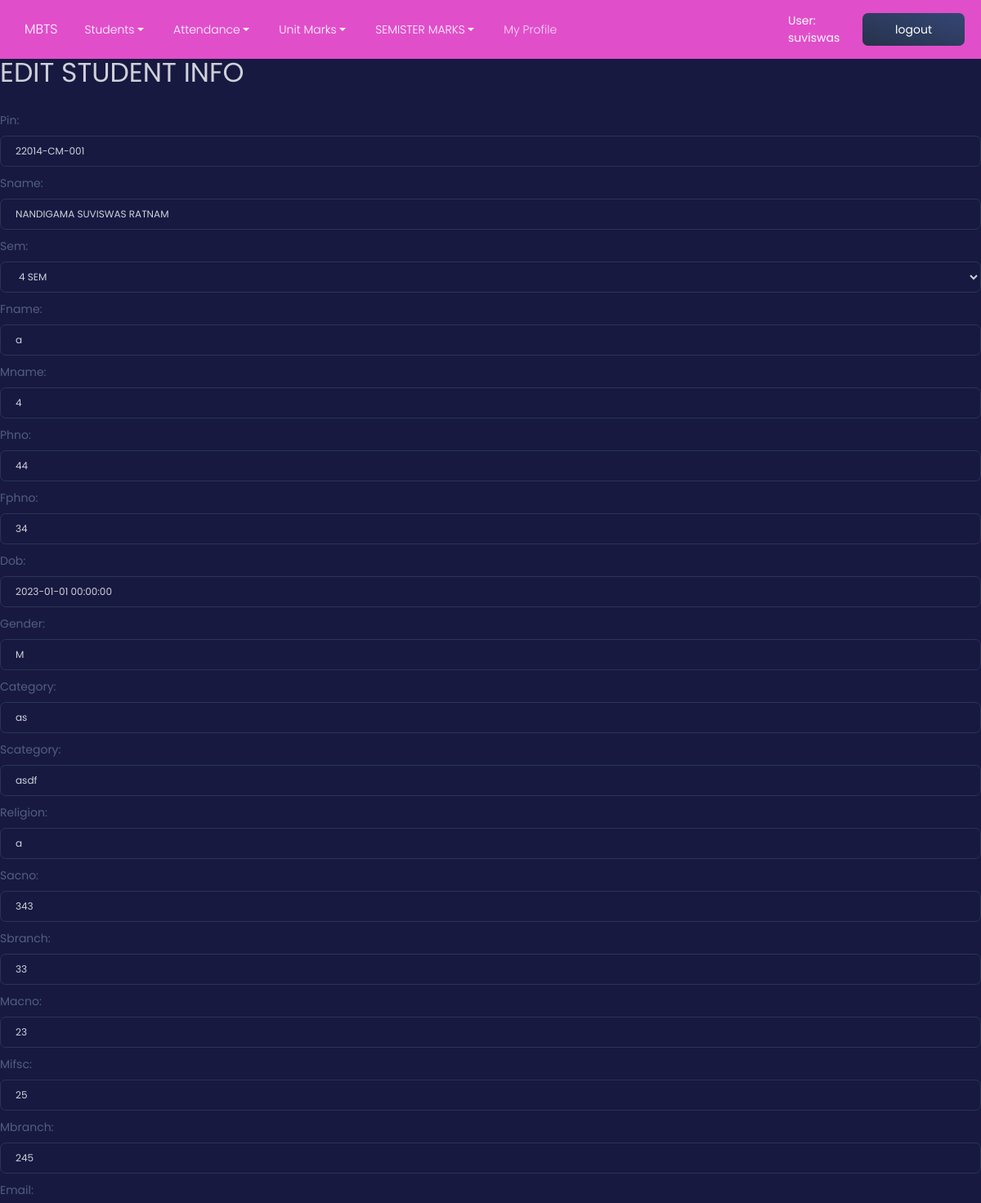
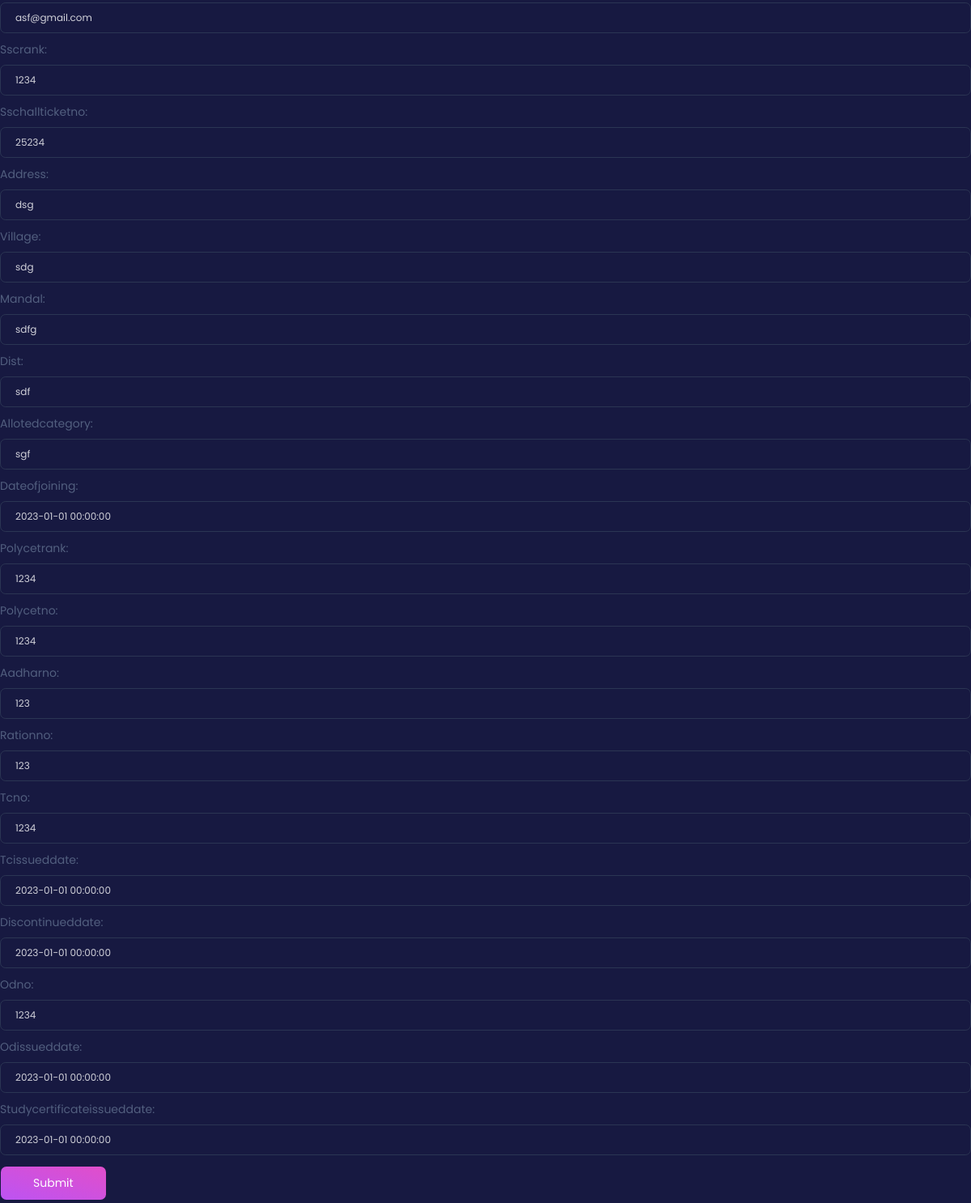
The app's page /n/i/22014-CM-001/edit (signed in) with its own data (2 pictures, top to bottom).
### mbts/models.py (models this page shows)
class User(AbstractUser):
    TEACHER = 1
    STUDENT = 2
    ROLE_CHOICES = ((TEACHER, 'Teacher'), (STUDENT, 'Student'),)
    role = models.PositiveSmallIntegerField(choices=ROLE_CHOICES, blank=True, null=True, default=STUDENT)

class Students(models.Model):
    pin = models.CharField(max_length=20, primary_key=True)
    sname=models.CharField(max_length=50, default='student')
    fname=models.CharField(max_length=50, default='father')
    mname=models.CharField(max_length=50, default='mother')
    sem = models.CharField(max_length=10, null=True, choices=StudentClass.SEMS,)
    phno=models.CharField(max_length=12, null = True)
    fphno=models.CharField(max_length=12, null=True)
    dob=models.DateTimeField(blank=True, null=True)
    gender=models.CharField(max_length=1,default='M')
    category=models.CharField(max_length=5,blank=True, null=True)
    scategory=models.CharField(max_length=10,blank=True, null=True)
    religion=models.CharField(max_length=20,blank=True, null=True)
    sacno=models.CharField(max_length=20, blank=True, null=True)
    sifsc=models.CharField(max_length=20,blank=True, null=True)
    sbranch=models.CharField(max_length=20,blank=True, null=True)
    macno=models.CharField(max_length=22, blank=True, null=True)
    mifsc=models.CharField(max_length=20,blank=True, null=True)
    mbranch=models.CharField(max_length=20,blank=True, null=True)
    email=models.CharField(max_length=30,blank=True, null=True)
    sscrank=models.IntegerField(default=1234, blank=True, null=True)
    sschallticketno=models.CharField(max_length=20, blank=True, null=True)
    address=models.CharField(max_length=30, blank=True, null=True)
    village=models.CharField(max_length=20, blank=True, null=True)
    mandal=models.CharField(max_length=20, blank=True, null=True)
    dist=models.CharField(max_length=20, blank=True,null=True)
    allotedcategory=models.CharField(max_length=20,blank=True, null=True)
    dateofjoining=models.DateTimeField(blank=True, null=True)
    polycetrank=models.IntegerField(blank=True,null=True)
    polycetno=models.IntegerField(blank=True,null=True)
    aadharno=models.CharField(max_length=22, blank=True,null=True)
    rationno=models.CharField(max_length=20,blank=True,null=True)
    tcno=models.IntegerField(blank=True, null=True)
    discontinueddate=models.DateTimeField(blank=True, null=True)
    odno=models.IntegerField(blank=True,null=True)
    odissueddate=models.DateTimeField(blank=True, null=True)
    tcissueddate=models.DateTimeField(blank=True, null=True)
    studycertificateissueddate=models.DateTimeField(blank=True, null=True)
    studentimage = models.ImageField(
        ("Title Image"),
        upload_to='static/Images/student_image/',
         max_length=None,
         blank = True,null = True)
    user = models.OneToOneField(User, on_delete=models.CASCADE, blank=True, null= True)

### mbts/views/student.py (the view, shortened to what this page needs)
# urls.py: path("i/<str:spin>/edit", student.edit, name="student_edit"),
@login_required
def edit(request, spin):
    context = {}
    s = Students.objects.get(pin=spin)
    if(request.method == "GET"):
        sf = StudentForm(instance=s)
        context['forms'] = sf
        return render(request, "students/edit.html",context)

### mbts/forms.py
class StudentForm(ModelForm):
    class Meta:
        model = Students
        fields = ["pin","sname","sem","fname","mname","phno","fphno","dob","gender","category","scategory","religion","sacno","sbranch","macno","mifsc","mbranch","email","sscrank","sschallticketno","address","village","mandal","dist","allotedcategory","dateofjoining","polycetrank","polycetno","aadharno","rationno","tcno","tcissueddate","discontinueddate","odno","odissueddate","studycertificateissueddate"]
        widgets = {
            'student_image': forms.FileInput(attrs={'class': 'form-control'}),
        }
    def __init__(self, *args, **kwargs):
        super().__init__(*args, **kwargs)
        for field in iter(self.fields):
            self.fields[field].widget.attrs.update({
                'class': 'form-control',
                'placeholder': 'Enter ' + field
            })

### mbts/templates/students/edit.html (shortened to what this page needs)
{% extends "base.html" %}
{% block content %}
<h1>EDIT STUDENT INFO</h1>
<form action = "" method = "post" enctype="multipart/form-data">
      {% for field in forms %}
        <div class="form-group">
        {{ field.label_tag }} {{ field }}
        </div>
       {% endfor %}
    <input type="submit" class="btn btn-primary" value="Submit" />
</form>
{% endblock %}

### mbts/templates/_menus.html (shortened to what this page needs)
<div class="container">
    <a class="navbar-brand" href="/n/i/">MBTS</a>
      <div class="collapse navbar-collapse" id="navbarNavDropdown">
        <ul class="navbar-nav">
          <li class="nav-item dropdown">
            <a class="nav-link dropdown-toggle" href="#" id="navbarDropdownMenuLink" data-toggle="dropdown" aria-haspopup="true" aria-expanded="false">
              Students
            </a>
          </li>
          <li class="nav-item dropdown">
            <a class="nav-link dropdown-toggle" href="#" id="navbarDropdownMenuLink" data-toggle="dropdown" aria-haspopup="true" aria-expanded="false">
              Attendance
            </a>
          </li>
          <li class="nav-item dropdown">
            <a class="nav-link dropdown-toggle" href="#" id="navbarDropdownMenuLink" data-toggle="dropdown" aria-haspopup="true" aria-expanded="false">
              Unit Marks
            </a>
          </li>
          <li class="nav-item dropdown">
            <a class="nav-link dropdown-toggle" href="#" id="navbarDropdownMenuLink" data-toggle="dropdown" aria-haspopup="true" aria-expanded="false">
              SEMISTER MARKS
            </a>
          </li>
          {% if user.is_authenticated %}
          <li class="nav-item">
            <a href="{% url 'users-profile' %}" class="nav-link" >
              <p>My Profile</p>
            </a>
          </li>
          {% endif %}
        </ul>
      </div>
    </div>
    {% if user.is_authenticated %}
    <span style="color:white">User: {{ user.get_username }}</span>
    <form method="post" action="{% url 'logout' %}">
     <button type="submit" class="btn" >logout</button>
 </form>
  {% else %}
    <a href="{% url 'login' %}?next={{ request.path }}" class="nav-link">Login</a>
  {% endif %}

### records on screen
User: get_username "suviswas"
Students: forms "22014-CM-001" "NANDIGAMA SUVISWAS RATNAM" "4 SEM" "a" "4" "44" "34" "2023-01-01 00:00:00" "M" "as" "asdf" "a" "343" "33" "23" "25" "245" "asf@gmail.com" "1234" "25234" "dsg" "sdg" "sdfg" "sdf" "sgf" "2023-01-01 00:00:00" "1234" "1234" "123" "123" "1234" "2023-01-01 00:00:00" "2023-01-01 00:00:00" "1234" "2023-01-01 00:00:00" "2023-01-01 00:00:00"

### other values on screen
{{ field.label_tag }} "Pin:" "Sname:" "Sem:" "Fname:" "Mname:" "Phno:" "Fphno:" "Dob:" "Gender:" "Category:" "Scategory:" "Religion:" "Sacno:" "Sbranch:" "Macno:" "Mifsc:" "Mbranch:" "Email:" "Sscrank:" "Sschallticketno:" "Address:" "Village:" "Mandal:" "Dist:" "Allotedcategory:" "Dateofjoining:" "Polycetrank:" "Polycetno:" "Aadharno:" "Rationno:" "Tcno:" "Tcissueddate:" "Discontinueddate:" "Odno:" "Odissueddate:" "Studycertificateissueddate:"
